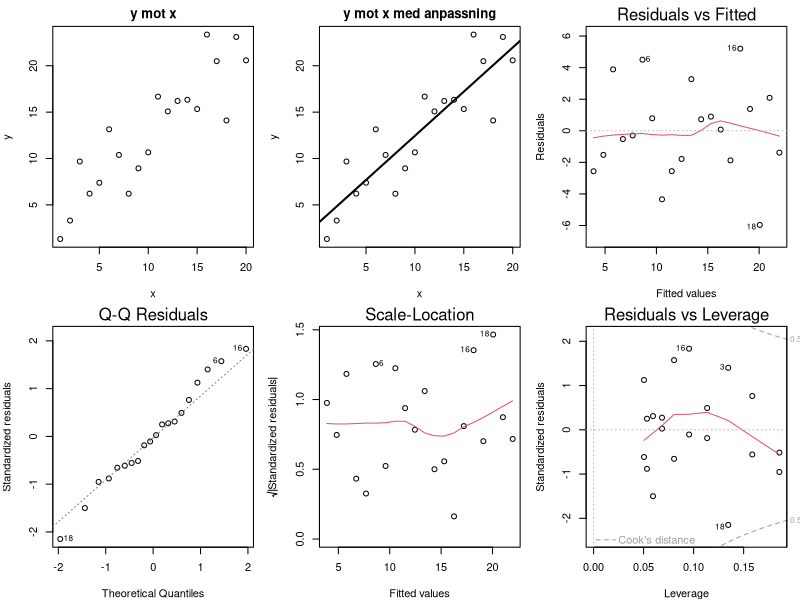
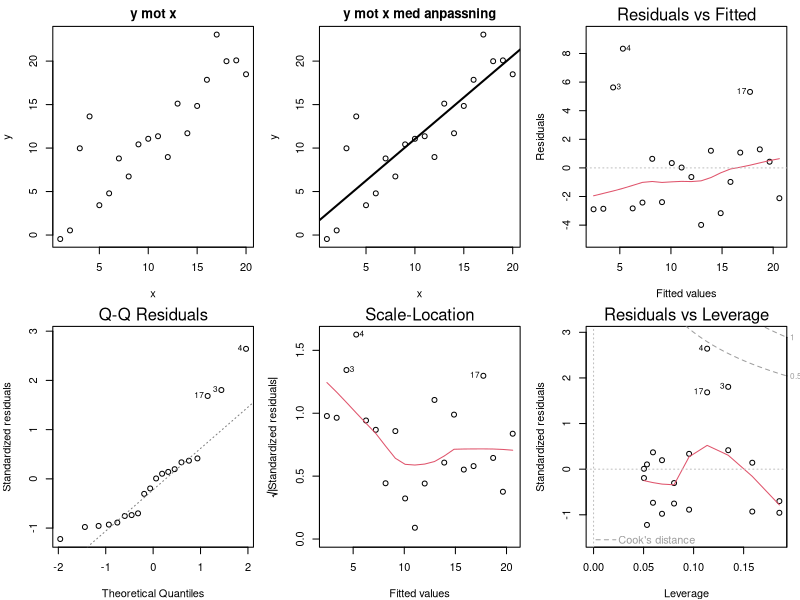
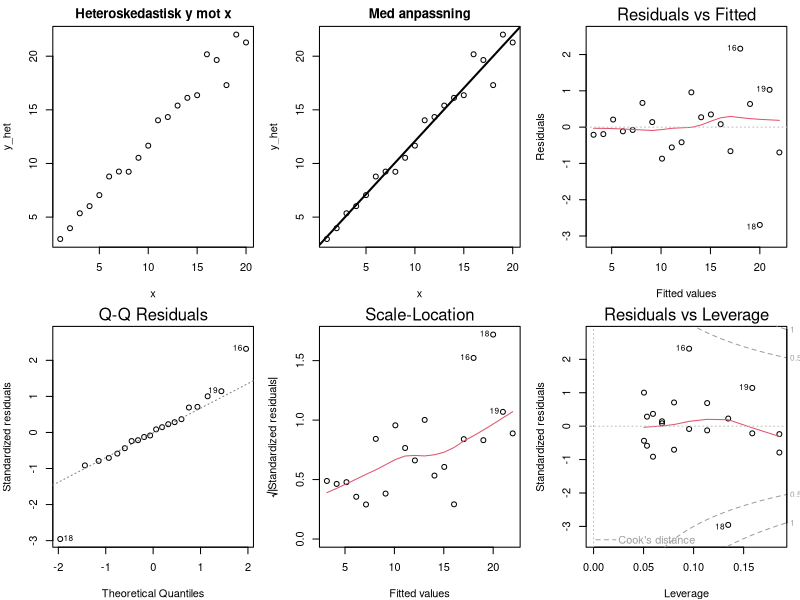
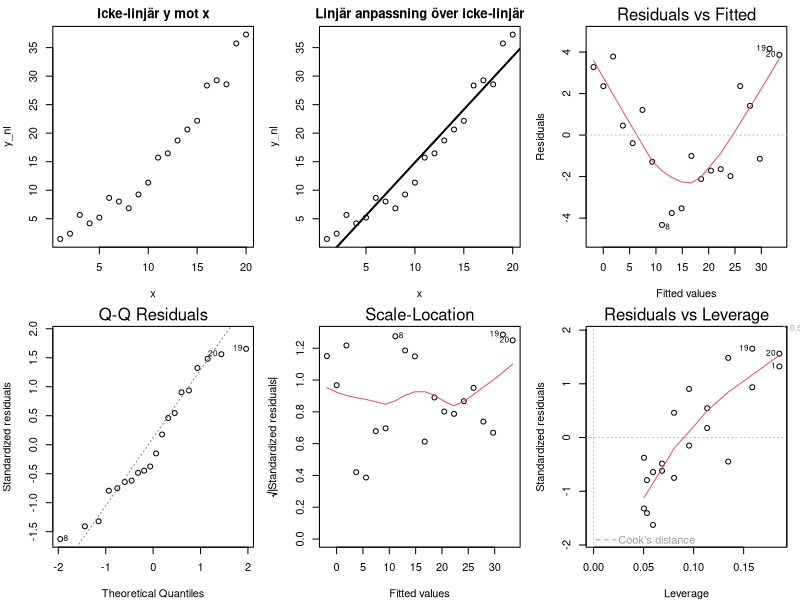
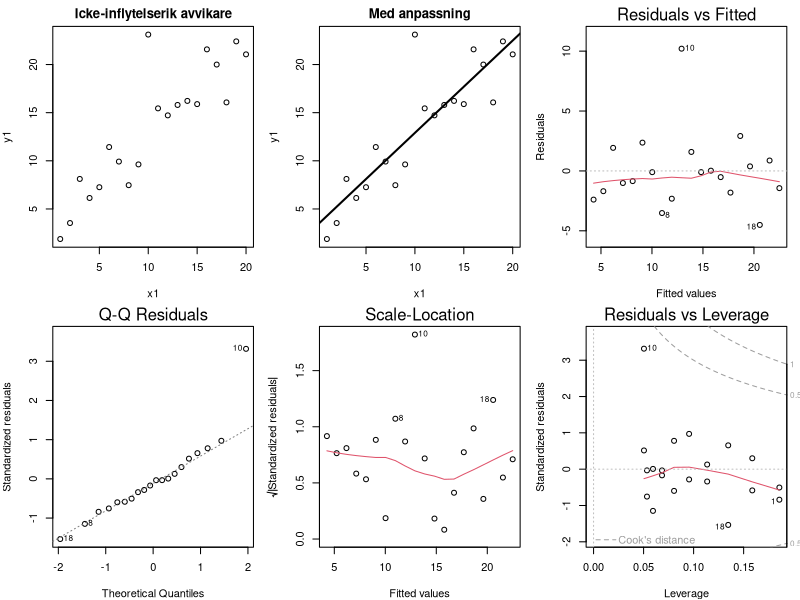
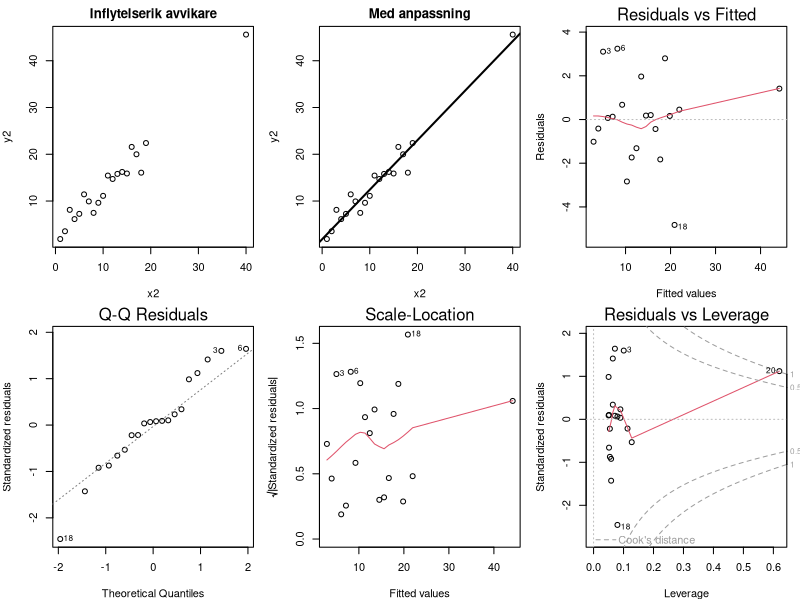
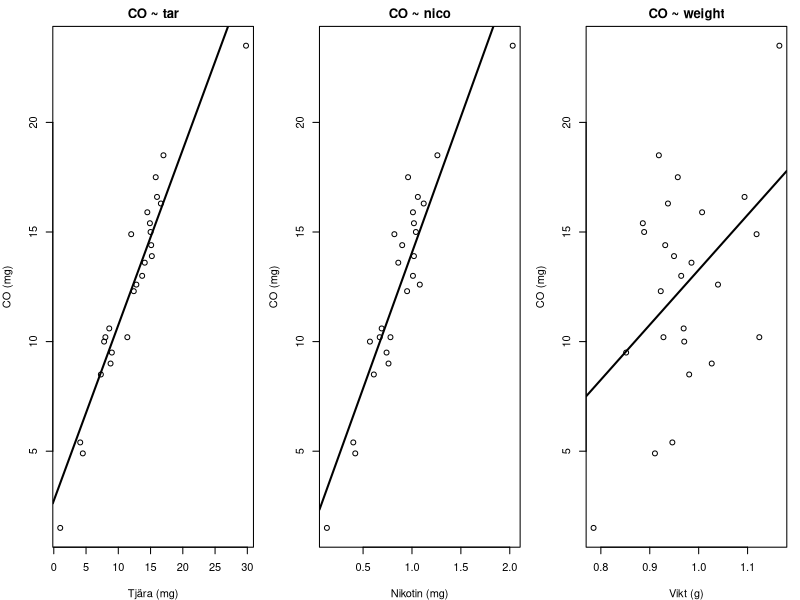
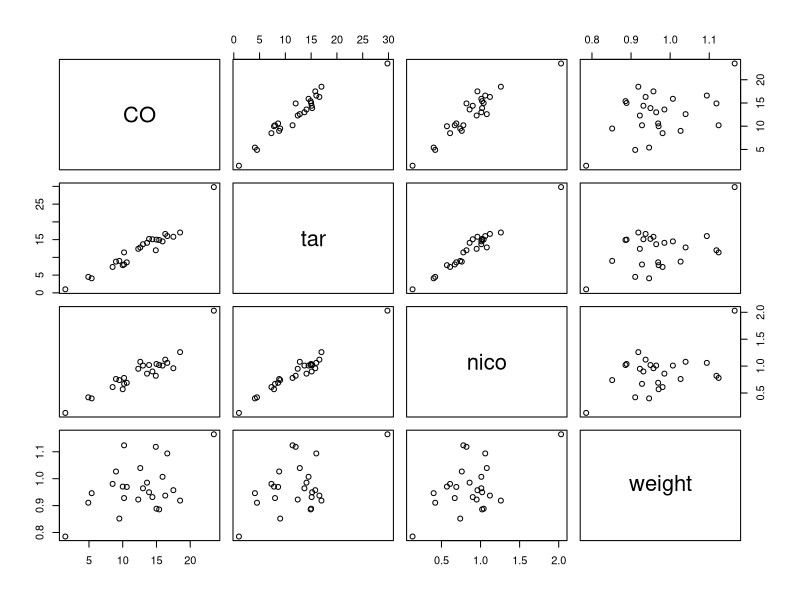

Source code (R) for these figures, in order:
## ---- chunk 1
set.seed(123)                 # reproducerbart  
x <- 1:20
beta0 <- 2
beta1 <- 1
sigma <- 3
eps <- rnorm(length(x), mean = 0, sd = sigma)
y <- beta0 + beta1*x + eps

fit <- lm(y ~ x)
summary(fit)
## ---- chunk 2
(ci <- confint(fit, level = 0.95))

## ---- chunk 3
op <- par(mfrow = c(2, 3), mar = c(4,4,2,1))
plot(x, y, main = "y mot x", xlab = "x", ylab = "y")
plot(x, y, main = "y mot x med anpassning", xlab = "x", ylab = "y")
abline(fit, lwd = 2)

plot(fit, which = 1)  # Residualer mot anpassade värden (Residuals vs Fitted)
plot(fit, which = 2)  # Normal Q-Q
plot(fit, which = 3)  # Scale-Location
plot(fit, which = 5)  # Residualer mot hävstång (Cook's konturer)
par(op)
## ---- chunk 4
set.seed(NULL)
# Simulera en ny datamängd vid varje körning och rita om diagnostiken
x <- 1:20
beta0 <- 2; beta1 <- 1; sigma <- 3
y <- beta0 + beta1*x + rnorm(length(x), 0, sigma)
fit <- lm(y ~ x)

op <- par(mfrow = c(2, 3), mar = c(4,4,2,1))
plot(x, y, main = "y mot x", xlab = "x", ylab = "y")
plot(x, y, main = "y mot x med anpassning", xlab = "x", ylab = "y"); abline(fit, lwd = 2)
plot(fit, which = 1); plot(fit, which = 2); plot(fit, which = 3); plot(fit, which = 5)
par(op)

set.seed(123)
## ---- chunk 5
set.seed(123)
x <- 1:20
beta0 <- 2; beta1 <- 1; sigma <- 0.8
y_het <- beta0 + beta1*x + rnorm(length(x), 0, sigma * (x/mean(x)))
fit_het <- lm(y_het ~ x)

op <- par(mfrow = c(2, 3), mar = c(4,4,2,1))
plot(x, y_het, main = "Heteroskedastisk y mot x")
plot(x, y_het, main = "Med anpassning"); abline(fit_het, lwd = 2)
plot(fit_het, which = 1); plot(fit_het, which = 2); plot(fit_het, which = 3); plot(fit_het, which = 5)
par(op)
## ---- chunk 6
set.seed(123)
x <- 1:20
beta0 <- 2; beta1 <- 0.2; beta2 <- 0.08; sigma <- 1.5
y_nl <- beta0 + beta1*x + beta2*x^2 + rnorm(length(x), 0, sigma)
fit_lin <- lm(y_nl ~ x)      # (fel)anpassa en linjär modell

op <- par(mfrow = c(2, 3), mar = c(4,4,2,1))
plot(x, y_nl, main = "Icke-linjär y mot x")
plot(x, y_nl, main = "Linjär anpassning över icke-linjär"); abline(fit_lin, lwd = 2)
plot(fit_lin, which = 1); plot(fit_lin, which = 2); plot(fit_lin, which = 3); plot(fit_lin, which = 5)
par(op)
## ---- chunk 7
set.seed(123)
x <- 1:20
beta0 <- 2; beta1 <- 1; sigma <- 2
y_base <- beta0 + beta1*x + rnorm(length(x), 0, sigma)

## Fall 1: Icke-inflytelserik y-avvikare vid genomsnittlig hävstång
x1 <- x
y1 <- y_base
y1[10] <- y1[10] + 12     # stort residual vid måttligt x
fit1 <- lm(y1 ~ x1)

## Fall 2: Inflytelserik hög-hävstångs-avvikare (extremt x)
x2 <- x
x2[20] <- 40              # långt utanför designintervallet
y2 <- y_base
y2[20] <- beta0 + beta1*x2[20] + rnorm(1, 0, 6) + 10  # även förskjuten i y
fit2 <- lm(y2 ~ x2)

# Plottar: vardera i ett 2x3-upplägg
op <- par(mfrow = c(2, 3), mar = c(4,4,2,1))
plot(x1, y1, main = "Icke-inflytelserik avvikare")
plot(x1, y1, main = "Med anpassning"); abline(fit1, lwd = 2)
plot(fit1, which = 1); plot(fit1, which = 2); plot(fit1, which = 3); plot(fit1, which = 5)
par(op)

op <- par(mfrow = c(2, 3), mar = c(4,4,2,1))
plot(x2, y2, main = "Inflytelserik avvikare")
plot(x2, y2, main = "Med anpassning"); abline(fit2, lwd = 2)
plot(fit2, which = 1); plot(fit2, which = 2); plot(fit2, which = 3); plot(fit2, which = 5)
par(op)
## ---- chunk 8
# Läs in data -------------------------------------------------------------
cig <- read.csv("cigarette.csv", stringsAsFactors = FALSE)

# Snabb översikt
str(cig)

# Spridningsdiagram med enkla linjära anpassningar
op <- par(mfrow = c(1, 3), mar = c(4,4,2,1))
plot(cig$tar, cig$CO, xlab = "Tjära (mg)", ylab = "CO (mg)", main = "CO ~ tar")
abline(lm(CO ~ tar, data = cig), lwd = 2)
plot(cig$nico, cig$CO, xlab = "Nikotin (mg)", ylab = "CO (mg)", main = "CO ~ nico")
abline(lm(CO ~ nico, data = cig), lwd = 2)
plot(cig$weight, cig$CO, xlab = "Vikt (g)", ylab = "CO (mg)", main = "CO ~ weight")
abline(lm(CO ~ weight, data = cig), lwd = 2)
par(op)

# Anpassa enkla modeller och summera
m_tar    <- lm(CO ~ tar,    data = cig)
m_nico   <- lm(CO ~ nico,   data = cig)
m_weight <- lm(CO ~ weight, data = cig)

summary(m_tar)
summary(m_nico)
summary(m_weight)
## ---- chunk 9
m_all <- lm(CO ~ tar + nico + weight, data = cig)
summary(m_all)
## ---- chunk 10
pairs(~ CO + tar + nico + weight, data = cig)
## ---- chunk 11
op <- par(mfrow = c(2, 2))
plot(m_all)
par(op)
## ---- chunk 12
# Influensdiagnostik
infl <- influence.measures(m_all)
cook <- cooks.distance(m_all)
lev  <- hatvalues(m_all)

n <- nrow(cig)
thr <- 4/n                            
flag <- which(cook > thr)
data.frame(brand = cig$brand[flag], cooksD = cook[flag], leverage = lev[flag])

# Ta bort den mest tvivelaktiga och anpassa om
idx_q <- flag[which.max(cook[flag])]
cig_red <- cig[-idx_q, ]

m_all_red <- lm(CO ~ tar + nico + weight, data = cig_red)
summary(m_all_red)

# Jämför koefficienter, p-värden, R^2
coef_comparison <- cbind(
  full = coef(summary(m_all))[, c("Estimate", "Pr(>|t|)")],
  reduced = coef(summary(m_all_red))[, c("Estimate", "Pr(>|t|)")]
)
coef_comparison

c(R2_full = summary(m_all)$r.squared,
  AdjR2_full = summary(m_all)$adj.r.squared,
  R2_reduced = summary(m_all_red)$r.squared,
  AdjR2_reduced = summary(m_all_red)$adj.r.squared)
## ---- chunk 13
# Hjälpare: LOOCV-RMSEP för en linjär modell specificerad med formel och data.frame
loocv_rmsep <- function(formula, data) {
  n <- nrow(data)
  # analytisk LOOCV med hatt-matris (gäller linjär minsta-kvadrat)
  X <- model.matrix(formula, data = data)
  y <- model.response(model.frame(formula, data = data))
  hat <- X %*% solve(t(X) %*% X) %*% t(X)
  fit <- X %*% solve(t(X) %*% X, t(X) %*% y)
  e <- y - fit
  loo_resid <- e / (1 - diag(hat))
  sqrt(mean(loo_resid^2))
}

cands <- list(
  `tar`                = CO ~ tar,
  `nico`               = CO ~ nico,
  `weight`             = CO ~ weight,
  `tar+nico`           = CO ~ tar + nico,
  `tar+weight`         = CO ~ tar + weight,
  `nico+weight`        = CO ~ nico + weight,
  `tar+nico+weight`    = CO ~ tar + nico + weight
)

eval_models <- function(dat) {
  do.call(rbind, lapply(names(cands), function(nm) {
    fm <- cands[[nm]]
    fit <- lm(fm, data = dat)
    data.frame(
      model = nm,
      adj_R2 = summary(fit)$adj.r.squared,
      RMSEP_LOOCV = loocv_rmsep(fm, dat),
      df = length(coef(fit))
    )
  }))
}

tab_full   <- eval_models(cig)
tab_reduced<- eval_models(cig_red)  # utan den flaggade observationen identifierad i (e)

tab_full[order(tab_full$RMSEP_LOOCV), ]
tab_reduced[order(tab_reduced$RMSEP_LOOCV), ]
